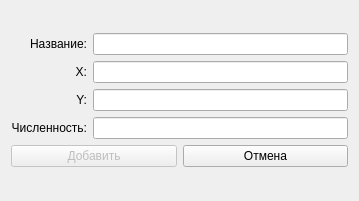
<?xml version="1.0" encoding="UTF-8"?>
<ui version="4.0">
 <class>AddCity</class>
 <widget class="QDialog" name="AddCity">
  <property name="geometry">
   <rect>
    <x>0</x>
    <y>0</y>
    <width>359</width>
    <height>201</height>
   </rect>
  </property>
  <property name="windowTitle">
   <string>Добавить город</string>
  </property>
  <layout class="QGridLayout" name="gridLayout_6">
   <item row="0" column="0">
    <layout class="QGridLayout" name="gridLayout_5">
     <item row="1" column="0">
      <layout class="QGridLayout" name="gridLayout">
       <item row="0" column="0">
        <widget class="QPushButton" name="pushButton">
         <property name="enabled">
          <bool>false</bool>
         </property>
         <property name="text">
          <string>Добавить</string>
         </property>
        </widget>
       </item>
       <item row="0" column="1">
        <widget class="QPushButton" name="pushButton_2">
         <property name="text">
          <string>Отмена</string>
         </property>
        </widget>
       </item>
      </layout>
     </item>
     <item row="0" column="0">
      <layout class="QGridLayout" name="gridLayout_4">
       <item row="0" column="0">
        <layout class="QGridLayout" name="gridLayout_3">
         <item row="0" column="0">
          <widget class="QLabel" name="label">
           <property name="text">
            <string>Название:</string>
           </property>
           <property name="alignment">
            <set>Qt::AlignRight|Qt::AlignTrailing|Qt::AlignVCenter</set>
           </property>
          </widget>
         </item>
         <item row="1" column="0">
          <widget class="QLabel" name="label_2">
           <property name="text">
            <string>X:</string>
           </property>
           <property name="alignment">
            <set>Qt::AlignRight|Qt::AlignTrailing|Qt::AlignVCenter</set>
           </property>
          </widget>
         </item>
         <item row="2" column="0">
          <widget class="QLabel" name="label_3">
           <property name="text">
            <string>Y:</string>
           </property>
           <property name="alignment">
            <set>Qt::AlignRight|Qt::AlignTrailing|Qt::AlignVCenter</set>
           </property>
          </widget>
         </item>
         <item row="3" column="0">
          <widget class="QLabel" name="label_4">
           <property name="text">
            <string>Численность:</string>
           </property>
           <property name="alignment">
            <set>Qt::AlignRight|Qt::AlignTrailing|Qt::AlignVCenter</set>
           </property>
          </widget>
         </item>
        </layout>
       </item>
       <item row="0" column="1">
        <layout class="QGridLayout" name="gridLayout_2">
         <item row="0" column="0">
          <widget class="QLineEdit" name="lineEdit"/>
         </item>
         <item row="1" column="0">
          <widget class="QLineEdit" name="lineEdit_2"/>
         </item>
         <item row="2" column="0">
          <widget class="QLineEdit" name="lineEdit_3"/>
         </item>
         <item row="3" column="0">
          <widget class="QLineEdit" name="lineEdit_4"/>
         </item>
        </layout>
       </item>
      </layout>
     </item>
    </layout>
   </item>
  </layout>
 </widget>
 <resources/>
 <connections>
  <connection>
   <sender>pushButton_2</sender>
   <signal>clicked()</signal>
   <receiver>AddCity</receiver>
   <slot>close()</slot>
   <hints>
    <hint type="sourcelabel">
     <x>266</x>
     <y>176</y>
    </hint>
    <hint type="destinationlabel">
     <x>179</x>
     <y>100</y>
    </hint>
   </hints>
  </connection>
  <connection>
   <sender>pushButton</sender>
   <signal>clicked()</signal>
   <receiver>AddCity</receiver>
   <slot>accept()</slot>
   <hints>
    <hint type="sourcelabel">
     <x>92</x>
     <y>176</y>
    </hint>
    <hint type="destinationlabel">
     <x>179</x>
     <y>100</y>
    </hint>
   </hints>
  </connection>
 </connections>
</ui>
